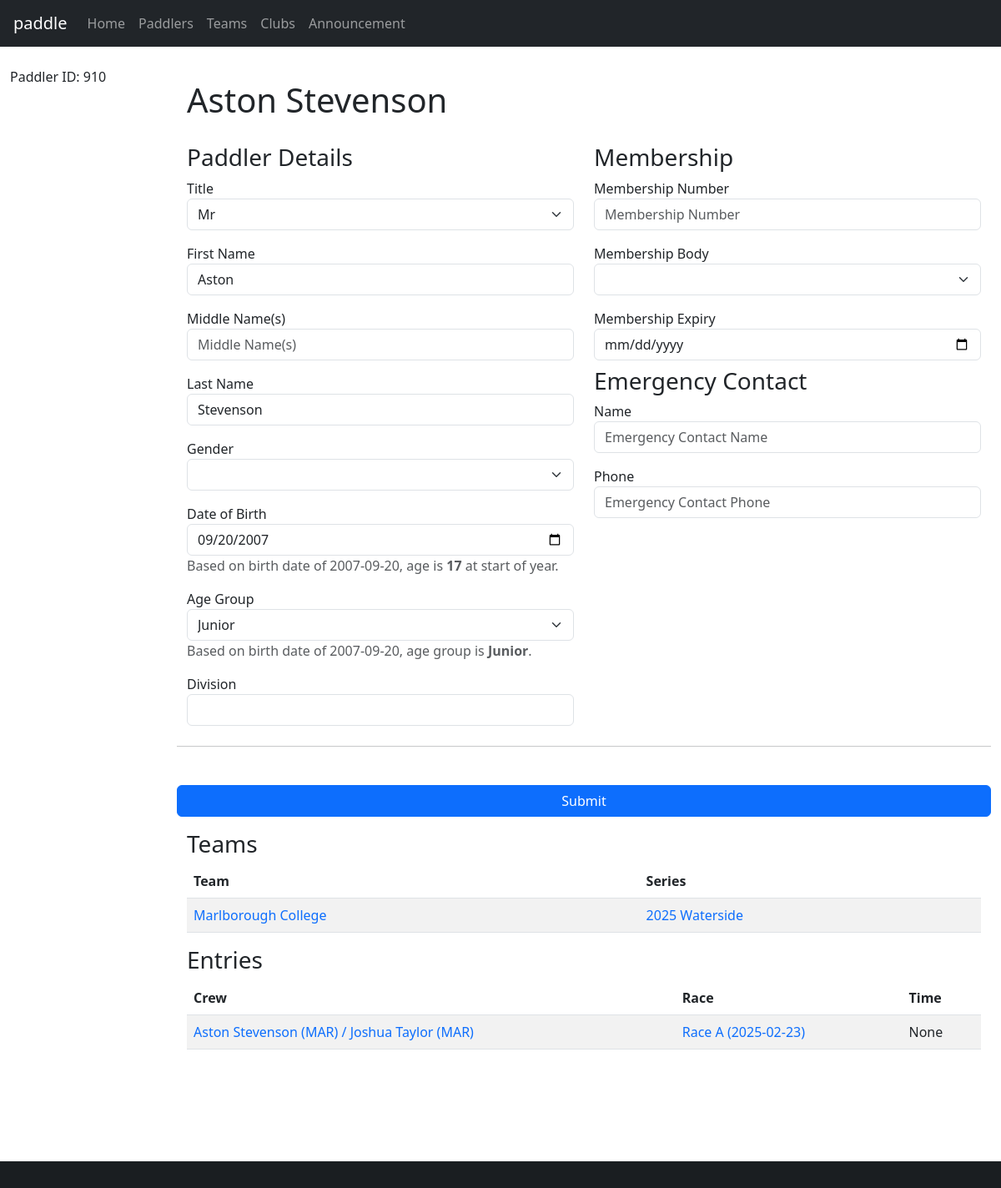
The page /paddler/910 on the database as committed earlier.
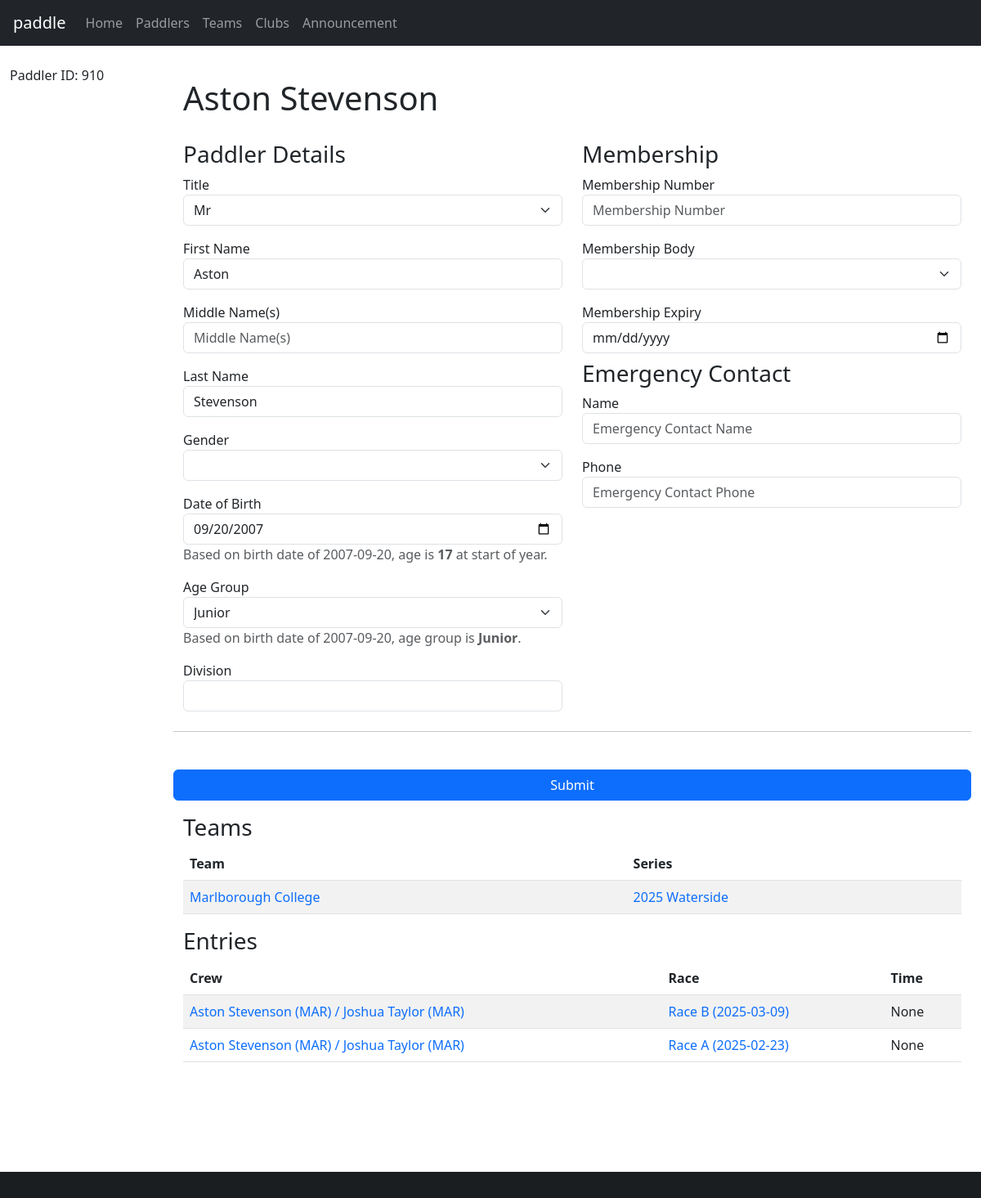
The same page on the database as committed later.
### database/database/team.py (models this page shows, shortened)
class Team(Base):
    __tablename__ = "team"
    __table_args__ = (
        UniqueConstraint("name", "series_id", name="uq_team_name_series"),
    )
    id = Column(Integer, primary_key=True)
    name = Column(String)
    team_type_id = Column(Integer, ForeignKey(TeamType.id), nullable=False)
    series_id = Column(Integer, ForeignKey(Series.id), index=True, nullable=False)
    type = relationship(TeamType, backref="teams")
    series = relationship(Series, backref="teams", lazy="joined")
    paddlers = relationship("Paddler", secondary="team_paddler", back_populates="teams")

### database/database/series.py (models this page shows, shortened)
class Series(Base):
    __tablename__ = "series"
    id = Column(Integer, primary_key=True)
    name = Column(String)
    def __str__(self):
        return self.name

### database/database/crew.py (models this page shows, shortened)
class Crew(Base):
    __tablename__ = "crew"
    id = Column(Integer, primary_key=True)
    paddler_id = Column(Integer, ForeignKey(Paddler.id), index=True)
    club_id = Column(String(3), ForeignKey(Club.id), index=True)
    entry_id = Column(Integer, ForeignKey(Entry.id), index=True)
    services = Column(Boolean, server_default=expression.false())
    due = Column(Numeric)
    paid = Column(Numeric)
    paddler = relationship(Paddler, backref="crews", lazy="joined")
    club = relationship("Club", backref="crews", lazy="joined")
    entry = relationship(Entry, lazy="joined", overlaps="crews")
    def __repr__(self):
        club_id = f"{self.club.id}" if self.club else "None"
        entry_id = f"{self.entry.id}" if self.entry else "None"
        return f"Crew(id={self.id}, name='{self.paddler.name}', club_id={club_id}, entry_id={entry_id})"
    def __str__(self):
        club = f" ({self.club.code})" if self.club and self.club.code else ""
        return f"{self.paddler.name}{club}"

### database/database/club.py (models this page shows, shortened)
class Club(Base):
    __tablename__ = "club"
    id = Column(Integer, primary_key=True)
    name = Column(String)
    code_regex = Column(String())
    services = Column(Boolean, server_default=expression.false())
    @property
    def code(self):
        return self.code_regex.split("|")[0] if self.code_regex else None

### database/database/paddler.py (models this page shows, shortened)
class Paddler(Base):
    __tablename__ = "paddler"
    id = Column(Integer, primary_key=True)
    membership_number = Column(Integer)
    membership_expiry = Column(Date)
    membership_body_id = Column(Integer, ForeignKey(MembershipBody.id))
    division = Column(Integer)
    title = Column(String)
    first = Column(String)
    middle = Column(String)
    last = Column(String)
    gender = Column(String(1))
    suffix = Column(String)
    dob = Column(Date)
    address = Column(String)
    email = Column(String)
    phone = Column(String)
    emergency_name = Column(String)
    emergency_phone = Column(String)
    age_group_id = Column(Integer, ForeignKey(AgeGroup.id), index=True)
    age_group = relationship(AgeGroup, backref="paddlers", lazy="joined")
    membership_body = relationship(MembershipBody, backref="paddlers", lazy="joined")
    teams = relationship("Team", secondary="team_paddler", back_populates="paddlers")
    @hybrid_property
    def name(self):
        return combine_names(self.first, self.middle, self.last)
    def __repr__(self):
        return f"Paddler(id={self.id}, name='{self.name}', division={self.division or '?'})"
    @property
    def age(self):
        newyear = date(date.today().year, 1, 1)
        age = newyear.year - self.dob.year
        if (self.dob.month, self.dob.day) > (newyear.month, newyear.day):
            age -= 1
        return age
    @property
    def age_group_calculated(self):
        age = self.age
        if not age:
            return None
        elif age < 19:
            return "Junior"
        elif age >= 50:
            return "Master"
        elif age >= 35:
            return "Veteran"
        else:
            return "Senior"

### database/database/race.py (models this page shows, shortened)
class Race(Base):
    __tablename__ = "race"
    __table_args__ = (UniqueConstraint("name", "date", name="uq_race_name_date"),)
    id = Column(Integer, primary_key=True)
    name = Column(String, nullable=False)
    date = Column(Date, nullable=False)
    series_id = Column(Integer, ForeignKey(Series.id), index=True)
    time_min_start = Column(String)
    time_max_start = Column(String)
    time_min_finish = Column(String)
    time_max_finish = Column(String)
    time_adjustment = Column(Integer)
    series = relationship(Series, backref="races", lazy="joined")
    def __str__(self):
        return "%s (%s)" % (self.name, self.date)

### database/database/entry.py (models this page shows, shortened)
class Entry(Base):
    __tablename__ = "entry"
    id = Column(Integer, primary_key=True)
    race_id = Column(Integer, ForeignKey(Race.id), index=True)
    category_id = Column(Integer, ForeignKey(Category.id), index=True)
    boat_type = Column(boat_type, index=True)
    entry_number = Column(Integer)
    series_id = Column(Integer, ForeignKey(Series.id), index=True)
    time_start = Column(String)
    time_finish = Column(String)
    time_adjustment = Column(Integer)
    registered = Column(Boolean, default=False, nullable=False)
    retired = Column(Boolean, default=False, nullable=False)
    scratched = Column(Boolean, default=False, nullable=False)
    disqualified = Column(Boolean, default=False, nullable=False)
    note = Column(Text)
    category = relationship(Category, backref="entries", lazy="joined")
    race = relationship(Race, backref="entries", lazy="joined")
    race_number = relationship("Number", secondary="number_entry", uselist=False)
    crews = relationship("Crew", lazy="joined", order_by="Crew.paddler_id")
    def __str__(self):
        names = sorted([str(crew) for crew in self.crews])
        return " / ".join(names)
    @property
    def time(self):
        if self.time_start and self.time_finish:
            time_start = datetime.datetime.strptime(self.time_start, "%H:%M:%S")
            time_finish = datetime.datetime.strptime(self.time_finish, "%H:%M:%S")
            return (
                time_finish
                - time_start
                + datetime.timedelta(seconds=(self.time_adjustment or 0))
            )
        else:
            return None

### paddle/views/paddler.py (the view, shortened to what this page needs)
@blueprint.route("/paddler/<paddler_id>", methods=("GET", "POST"))
@blueprint.route("/paddler/", defaults={"paddler_id": None}, methods=("GET", "POST"))
@login_required
def paddler(paddler_id):
    if paddler_id:
        logging.debug(f"Edit paddler (ID = {paddler_id}).")
        paddler = session.get(db.Paddler, paddler_id)
    else:
        logging.debug("Add paddler.")
        paddler = None
    age_groups = session.query(db.AgeGroup).all()
    membership_bodies = session.query(db.MembershipBody).all()
    if paddler:
        logging.debug(f"* {repr(paddler)}")
        logging.debug("  Crews:")
        for crew in paddler.crews:
            logging.debug(f"    - {repr(crew)}")  # noqa E221
        paddler.crews = sorted(
            paddler.crews, key=lambda c: c.entry.race.date, reverse=True
        )
    return render_template(
        "paddler.j2",
        paddler=paddler,
        age_groups=age_groups,
        membership_bodies=membership_bodies,
    )

### database/database/age_group.py (called while the page is built)
    def __str__(self):
        return self.label

### database/database/paddler.py (called while the page is built)
def combine_names(first, middle, last):
    name = [first, middle, last]
    name = list(filter(lambda item: item is not None, name))
    name = " ".join(name)
    name = name.strip()
    return name

### paddle/templates/paddler.j2 (shortened to what the changed rows need)
{% extends "base-fluid.j2" %}
{% from "macros.j2" import find_value %}
{% block content %}
<h1>{% if paddler.name %}{{ paddler.name }}{% else %}New Paddler{% endif %}</h1>
{% if paddler.teams %}
<table class="table table-striped">
    <thead>
        <tr>
            <th>Team</th>
            <th>Series</th>
        </tr>
    </thead>
    <tbody>
    {% for team in paddler.teams %}
        <tr>
            <td>
                <a href="{{ url_for('paddle.team', team_id=team.id) }}">{{ team.name }}</a>
            </td>
            <td>
                <a href="{{ url_for('paddle.series', series_id=team.series.id) }}">{{ team.series }}</a>
            </td>
        </tr>
    {% endfor %}
    </tbody>
</table>
{% else %}
No teams.
{% endif %}
<table class="table table-striped">
    <thead>
        <tr>
            <th>Crew</th>
            <th>Race</th>
            <th>Time</th>
        </tr>
    </thead>
    <tbody>
    {% for crew in paddler.crews %}
        <tr>
            <td>
                <a href="{{ url_for('paddle.entry', entry_id=crew.entry.id) }}">{{ crew.entry }}</a>
            </td>
            <td>
                <a href="{{ url_for('paddle.race', race_id=crew.entry.race.id) }}">{{ crew.entry.race }}</a>
            </td>
            <td>
                {{ crew.entry.time }}
            </td>
        </tr>
    {% endfor %}
    </tbody>
</table>
{% endblock %}

Rows that differ between the two databases and show on the page:
added Crew: entry "Aston Stevenson (MAR) / Joshua Taylor (MAR)", entry.race "Race B (2025-03-09)", entry.time "None"
